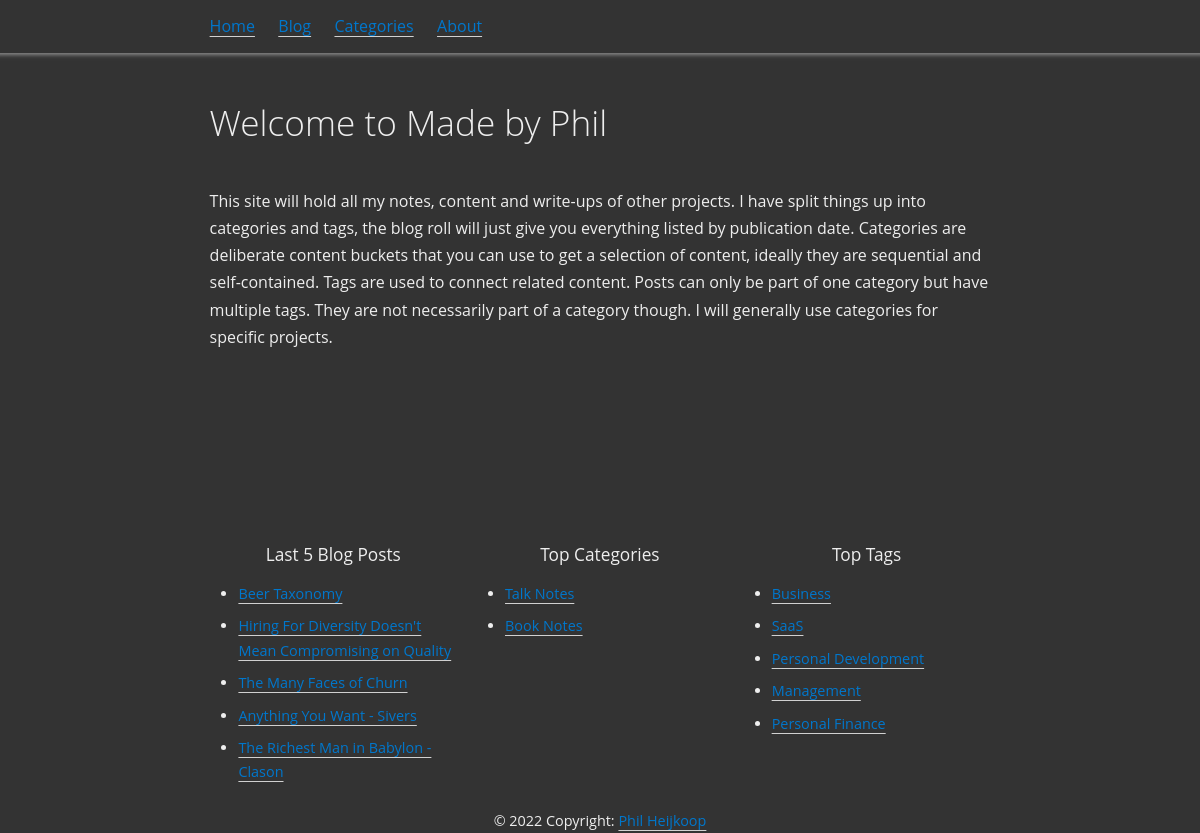
The page / on the database its author committed.
### blog/models.py (models this page shows, shortened)
class Post(models.Model):
    author = models.CharField(default="Phil", max_length=255)
    title = models.CharField(max_length=255)
    slug = models.SlugField()
    created = models.DateTimeField()
    publish_date = models.DateTimeField(null=True, blank=True)
    last_updated = models.DateTimeField()
    published = models.BooleanField(default=False)
    draft = models.BooleanField(default=True)
    tags = models.ManyToManyField(Tag, blank=True, null=True)
    category = models.ForeignKey(Category, blank=True, null=True, on_delete=models.SET_NULL)
    series_number = models.IntegerField(default=0)
    raw_markdown = models.TextField()

class Category(models.Model):
    name = models.CharField(max_length=255)
    def __str__(self):
        return self.name
    class Meta:
        verbose_name_plural = "categories"

class Tag(models.Model):
    name = models.CharField(max_length=255)
    def __str__(self):
        return self.name

### blog/views.py (the view)
# urls.py: path('', HomeView.as_view(), name='homepage'),
class HomeView(View, CommonContextMixin):
    template_name  = "blog/homepage.html"
    def get(self, request):
        return render(request, self.template_name, context=self.get_context_data())

### blog/views.py (called while the page is built)
    def get_context_data(self, **kwargs):
        context = super().get_context_data(**kwargs)
        category_list = Category.objects.annotate(number_of_post=Count('post')).filter(number_of_post__gt=0).order_by('-number_of_post')[:5]
        tags = Tag.objects.annotate(number_of_post=Count('post')).filter(number_of_post__gt=0).order_by('-number_of_post')[:5]
        posts = Post.objects.filter(published=True).order_by('publish_date')[:5]
        context['top_categories'] = category_list
        context['top_tags'] = tags
        context['top_posts'] = posts
        return context

### templates/blog/homepage.html
{% extends 'base.html' %}
{% load static %}
{% block content %}
<H1>Welcome to Made by Phil</H1>
<br>
<p>This site will hold all my notes, content and write-ups of other projects. I have split things up into categories and tags, the blog roll will just give you everything listed by publication date. Categories are deliberate content buckets that you can use to get a selection of content, ideally they are sequential and self-contained. Tags are used to connect related content. Posts can only be part of one category but have multiple tags. They are not necessarily part of a category though. I will generally use categories for specific projects.</p>
{% endblock content %}

### templates/footer.html
<footer class="text-center">
    <div class="row">
        <div class="col-4">
          <h5>Last 5 Blog Posts</h5>
          <ul>
            {% for post in top_posts %}
            <li>
              <a href="{% url 'post' post.slug %}">{{post.title}}</a>
            </li>
            {% endfor %}
          </ul>
        </div>
        <div class="col-4">
          <h5>Top Categories</h5>
          <ul>
            {% for category in top_categories %}
            <li>
              <a href="{% url 'categorypostlist' category %}">{{category.name}}</a>
            </li>
            {% endfor %}
          </ul>
        </div>
        <div class="col-4">
          <h5>Top Tags</h5>
          <ul>
            {% for tag in top_tags %}
            <li>
              <a href="{% url 'tagpage' tag %}" >{{tag.name}}</a>
            </li>
            {% endfor %}
          </ul>
        </div>
    </div>
    <div class="col">
      © 2022 Copyright:
      <a href="{% url 'homepage' %}">Phil Heijkoop</a>
    </div>
  </footer>

### static/css/style.css (style rules this page uses)
:root, html[data-theme='dark'] { --rem: 12pt; --width: 50rem; --navpos: absolute; --font-p: 1em/1.7 'Open Sans', 'DejaVu Sans', FreeSans, Helvetica, sans-serif; --font-h: .9em/1.5 'Open Sans', 'DejaVu Sans', FreeSans, Helvetica, sans-serif; --font-c: .9em/1.4 'DejaVu Sans Mono', monospace; --border: 1px solid var(--cmed); --ornament: "‹‹‹ ›››"; --cfg: #eee; --cbg: #333; --cdark: #888; --clight: #f5f6f7; --cmed: #d1d1d1; --clink: #07c; --cemph: #088; --cemphbg: #0881; }
* { box-sizing: border-box; border-spacing: 0; margin: 0; padding: 0; }
header, footer, figure, table, video, details, blockquote, ul, ol, dl, fieldset, pre, pre > code, caption { display: block; margin: 0.5rem 0rem 1rem; width: 100%; overflow: auto hidden; text-align: left; }
a, button, select, summary { color: var(--clink); cursor: pointer; }
html { font-size: var(--rem); background: var(--cbg); }
body { position: relative; margin: auto; max-width: var(--width); font: var(--font-p); color: var(--cfg); padding: 3.0rem 0.6rem 0; overflow-x: hidden; }
body > footer { margin: 10rem 0rem 0rem; font-size: 90%; }
p { margin: .6em 0; }
a[href] { text-decoration: underline solid var(--cmed); text-underline-position: under; }
ul, ol, dl { margin: 1rem 0; padding: 0 0 0 2em; }
li:not(:last-child), dd:not(:last-child) { margin-bottom: 0.5rem; }
h1, h2, h3, h4, h5 { margin: 1.5em 0 .5rem; font: var(--font-h); line-height: 1.2em; clear: both; }
h1 { font-size: 2.2em; font-weight: 300; }
h5 { font-size: 1.2em; font-weight: 400; color: var(--cfg); }
.row { display: flex; margin: 0.5rem -0.6rem; align-items: stretch; }
.row [class*="col"] { padding: 0 0.6rem; }
.row .col-4 { flex: 0 0 33.33%; max-width: 33.33%; }
.text-center { text-align: center; }

### rows shown on the page
Post: title "Beer Taxonomy"
Post: title "Hiring For Diversity Doesn't Mean Compromising on Quality"
Post: title "The Many Faces of Churn"
Post: title "Anything You Want - Sivers"
Post: title "The Richest Man in Babylon - Clason"
Category: name "Talk Notes"
Category: name "Book Notes"
Tag: name "Business"
Tag: name "SaaS"
Tag: name "Personal Development"
Tag: name "Management"
Tag: name "Personal Finance"
